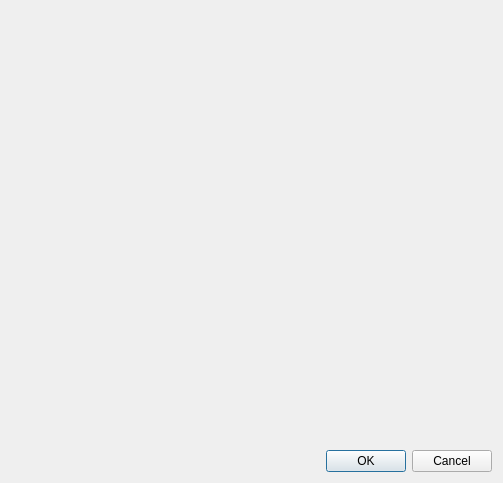
<?xml version="1.0" encoding="UTF-8"?>
<ui version="4.0">
 <class>WdgDlgInternalColorSelector</class>
 <widget class="QDialog" name="WdgDlgInternalColorSelector">
  <property name="geometry">
   <rect>
    <x>0</x>
    <y>0</y>
    <width>430</width>
    <height>483</height>
   </rect>
  </property>
  <property name="windowTitle">
   <string>Dialog</string>
  </property>
  <layout class="QVBoxLayout" name="verticalLayout">
   <item>
    <layout class="QHBoxLayout" name="horizontal">
     <item>
      <layout class="QVBoxLayout" name="rightPane">
       <item>
        <widget class="KisVisualColorSelector" name="visualSelector" native="true">
         <property name="sizePolicy">
          <sizepolicy hsizetype="MinimumExpanding" vsizetype="MinimumExpanding">
           <horstretch>0</horstretch>
           <verstretch>0</verstretch>
          </sizepolicy>
         </property>
         <property name="minimumSize">
          <size>
           <width>250</width>
           <height>250</height>
          </size>
         </property>
        </widget>
       </item>
       <item>
        <widget class="KisSpinboxColorSelector" name="spinboxselector" native="true">
         <property name="sizePolicy">
          <sizepolicy hsizetype="MinimumExpanding" vsizetype="MinimumExpanding">
           <horstretch>0</horstretch>
           <verstretch>0</verstretch>
          </sizepolicy>
         </property>
        </widget>
       </item>
      </layout>
     </item>
     <item>
      <layout class="QVBoxLayout" name="leftPane">
       <item>
        <widget class="KoColorSetWidget" name="paletteBox">
         <property name="sizePolicy">
          <sizepolicy hsizetype="MinimumExpanding" vsizetype="Preferred">
           <horstretch>0</horstretch>
           <verstretch>0</verstretch>
          </sizepolicy>
         </property>
         <property name="minimumSize">
          <size>
           <width>225</width>
           <height>50</height>
          </size>
         </property>
        </widget>
       </item>
       <item>
        <widget class="KisScreenColorPicker" name="screenColorPicker" native="true">
         <property name="sizePolicy">
          <sizepolicy hsizetype="Preferred" vsizetype="Preferred">
           <horstretch>0</horstretch>
           <verstretch>0</verstretch>
          </sizepolicy>
         </property>
         <property name="minimumSize">
          <size>
           <width>50</width>
           <height>50</height>
          </size>
         </property>
        </widget>
       </item>
       <item>
        <layout class="QHBoxLayout" name="nextprevlayout">
         <item>
          <widget class="KoColorPatch" name="currentColor" native="true">
           <property name="sizePolicy">
            <sizepolicy hsizetype="MinimumExpanding" vsizetype="MinimumExpanding">
             <horstretch>0</horstretch>
             <verstretch>0</verstretch>
            </sizepolicy>
           </property>
           <property name="minimumSize">
            <size>
             <width>50</width>
             <height>50</height>
            </size>
           </property>
          </widget>
         </item>
         <item>
          <widget class="KoColorPatch" name="previousColor" native="true">
           <property name="sizePolicy">
            <sizepolicy hsizetype="MinimumExpanding" vsizetype="MinimumExpanding">
             <horstretch>0</horstretch>
             <verstretch>0</verstretch>
            </sizepolicy>
           </property>
           <property name="minimumSize">
            <size>
             <width>50</width>
             <height>50</height>
            </size>
           </property>
          </widget>
         </item>
        </layout>
       </item>
       <item>
        <spacer name="verticalSpacer">
         <property name="orientation">
          <enum>Qt::Vertical</enum>
         </property>
         <property name="sizeHint" stdset="0">
          <size>
           <width>20</width>
           <height>40</height>
          </size>
         </property>
        </spacer>
       </item>
      </layout>
     </item>
    </layout>
   </item>
   <item>
    <widget class="QDialogButtonBox" name="buttonBox">
     <property name="orientation">
      <enum>Qt::Horizontal</enum>
     </property>
     <property name="standardButtons">
      <set>QDialogButtonBox::Cancel|QDialogButtonBox::Ok</set>
     </property>
    </widget>
   </item>
  </layout>
 </widget>
 <customwidgets>
  <customwidget>
   <class>KisSpinboxColorSelector</class>
   <extends>QWidget</extends>
   <header>kis_spinbox_color_selector.h</header>
   <container>1</container>
  </customwidget>
  <customwidget>
   <class>KisScreenColorPicker</class>
   <extends>QWidget</extends>
   <header>kis_screen_color_picker.h</header>
   <container>1</container>
  </customwidget>
  <customwidget>
   <class>KisVisualColorSelector</class>
   <extends>QWidget</extends>
   <header>kis_visual_color_selector.h</header>
   <container>1</container>
  </customwidget>
  <customwidget>
   <class>KoColorPatch</class>
   <extends>QWidget</extends>
   <header>KoColorPatch.h</header>
   <container>1</container>
  </customwidget>
  <customwidget>
   <class>KoColorSetWidget</class>
   <extends>QFrame</extends>
   <header>KoColorSetWidget.h</header>
   <container>1</container>
  </customwidget>
 </customwidgets>
 <resources/>
 <connections>
  <connection>
   <sender>buttonBox</sender>
   <signal>accepted()</signal>
   <receiver>WdgDlgInternalColorSelector</receiver>
   <slot>accept()</slot>
   <hints>
    <hint type="sourcelabel">
     <x>248</x>
     <y>254</y>
    </hint>
    <hint type="destinationlabel">
     <x>157</x>
     <y>274</y>
    </hint>
   </hints>
  </connection>
  <connection>
   <sender>buttonBox</sender>
   <signal>rejected()</signal>
   <receiver>WdgDlgInternalColorSelector</receiver>
   <slot>reject()</slot>
   <hints>
    <hint type="sourcelabel">
     <x>316</x>
     <y>260</y>
    </hint>
    <hint type="destinationlabel">
     <x>286</x>
     <y>274</y>
    </hint>
   </hints>
  </connection>
 </connections>
</ui>
